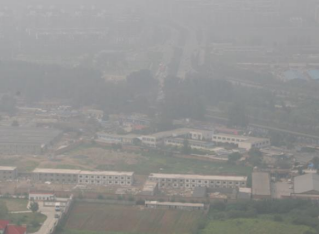
#> input picture res/sc_foggy_2.png, 319 x 234 px
$ python cv355_ace.py
#> lines starting #> are read from the running program, lines starting #| are printed output that depends on the picture
"""
自动色彩均衡化
Retinex 算法是代表性的图像增强算法，它根据人的视网膜和大脑皮层模拟
对物体颜色的波长光线反射能力而形成，对复杂环境下的一维条码具有一定范围
内的动态压缩，对图像边缘有着一定自适应的增强。自动色彩均衡（Automatic
Color Enhancement，ACE）算法是在 Retinex 算法的理论上提出的，它
通过计算图像目标像素点和周围像素点的明暗程度及其关系来对最终的像素值
进行校正，实现图像的对比度调整，产生类似人体视网膜的色彩恒常性和亮度恒
常性的均衡，具有很好的图像增强效果

ACE 算法包括两个步骤，
一是对图像进行色彩和空域调整，完成图像的色差校正，得到空域重构图像；
二是对校正后的图像进行动态扩展。
"""

import cv2
import numpy as np
import math
import matplotlib.pyplot as plt

# 线性拉伸处理
# 去掉最大最小 0.5%的像素值 线性拉伸至[0,1]
def stretchImage(data, s=0.005, bins = 2000):
    ht = np.histogram(data, bins)
    d = np.cumsum(ht[0]) / float(data.size)
    lmin = 0
    lmax = bins - 1
    while lmin < bins:
        if d[lmin] >= s:
            break
        lmin += 1
    while lmax >= 0:
        if d[lmax] <= 1 - s:
            break
        lmax -= 1
    return np.clip((data-ht[1][lmin]) / (ht[1][lmax]- ht[1][lmin]), 0, 1)

#根据半径计算权重参数矩阵
g_para = {}
def getPara(radius = 5):
    global g_para
    m = g_para.get(radius, None)
    if m is not None:
        return m
    size = radius * 2 + 1
    m = np.zeros((size, size))
    for h in range(-radius, radius + 1):
        for w in range(-radius, radius + 1):
            if h == 0 and w == 0:
                continue
            m[radius + h, radius + w] = 1.0 / math.sqrt(h ** 2 + w ** 2)
    m /= m.sum()
    g_para[radius] = m
    return m

#常规的 ACE 实现
def zmIce(I, ratio=4, radius=300):
    para = getPara(radius)
    height, width = I.shape

    # Python3 报错如下 使用列表 append 修改
    zh = []
    zw = []
    n = 0
    while n < radius:
        zh.append(0)
        zw.append(0)
        n += 1
    for n in range(height):
        zh.append(n)
    for n in range(width):
        zw.append(n)
    n = 0
    while n < radius:
        zh.append(height - 1)
        zw.append(width - 1)
        n += 1
    # print(zh)
    # print(zw)
    Z = I[np.ix_(zh, zw)]
    res = np.zeros(I.shape)
    for h in range(radius * 2 + 1):
        for w in range(radius * 2 + 1):
            if para[h][w] == 0:
                continue
            res += (para[h][w] * np.clip((I - Z[h:h + height, w:w + width]) * ratio, -1, 1))
    return res

#单通道 ACE 快速增强实现
def zmIceFast(I, ratio, radius):
    # print(I)
    height, width = I.shape[:2]
    if min(height, width) <= 2:
        return np.zeros(I.shape) + 0.5
    Rs = cv2.resize(I, (int((width + 1) / 2), int((height + 1) / 2)))
    Rf = zmIceFast(Rs, ratio, radius)  # 递归调用
    Rf = cv2.resize(Rf, (width, height))
    Rs = cv2.resize(Rs, (width, height))
    return Rf + zmIce(I, ratio, radius) - zmIce(Rs, ratio, radius)

# rgb:三通道分别增强 ratio:对比度增强因子 radius:卷积模板半径
def zmIceColor(I, ratio=4, radius=3):
    res = np.zeros(I.shape)
    for k in range(3):
        res[:, :, k] = stretchImage(zmIceFast(I[:, :, k], ratio, radius))
    return res

# ace测试算法通过
def testAce():
    # img = cv2.imread('./res/sc_foggy_1.png')
    img = cv2.imread('res/sc_foggy_2.png')
#> img is the input picture: shape (234, 319, 3); mean B, G, R 145.2, 146.8, 147.1
    res = zmIceColor(img / 255.0) * 255
#> the loop in zmIceColor, `for k in range(3):` made 3 passes
#> pass 1, in zmIceFast, `Rs = cv2.resize(I, (int((width + 1) / 2), int((height + 1) / 2)))`:
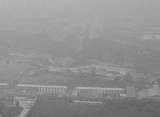
#> Rs: shape (117, 160) float64; min 0.363, max 0.722, mean 0.569
#> pass 1, in zmIce (call 5), `Z = I[np.ix_(zh, zw)]`:
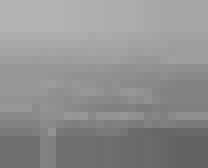
#> Z: shape (21, 26) float64 (shown 8 times larger); min 0.388, max 0.7, mean 0.563
#> after the loop in zmIceColor, `for k in range(3):`:
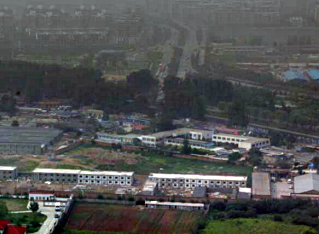
#> res: shape (234, 319, 3) float64; mean of channels 0, 1, 2 0.322, 0.324, 0.319; drawn as B, G, R
    # 保存文件
    # cv2.imwrite("./out/foggy-ace.jpg", res)

    # 显示时需要将类型转换(否则显示内容会出问题)
    resInt = res.astype(np.uint8)
    cv2.imshow("Input", img)
    cv2.imshow("Result", resInt)
    cv2.waitKey(0)
    cv2.destroyAllWindows()

# 矩阵数据赋值是从下标值开始(包含此值),下标结束(不包含此值)
# [95 lines left out: functions testNdarray, testHistogram, testCumsum, testClip, testAssignByMultiLines, not called in this run]

#主函数
if __name__ == '__main__':
    # [5 lines of commented-out code are left out]
    testAce()

$ run again, with res/sc_foggy_1.png copied over res/sc_foggy_2.png
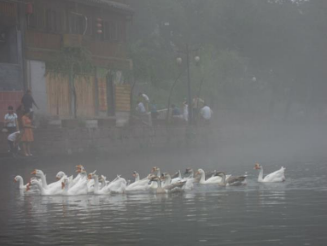
#> input picture res/sc_foggy_1.png, 327 x 246 px
#> in testAce, img is the input picture: shape (246, 327, 3); mean B, G, R 111.6, 111.9, 110.7
#> the loop in zmIceColor, `for k in range(3):` made 3 passes
#> pass 1, in zmIce (call 5), `Z = I[np.ix_(zh, zw)]`:
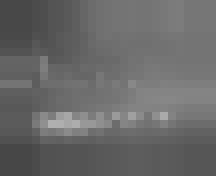
#> Z: shape (22, 27) float64 (shown 8 times larger); min 0.279, max 0.691, mean 0.413
#> after the loop in zmIceColor, `for k in range(3):`:
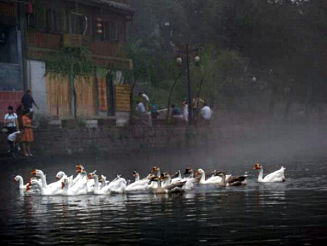
#> res: shape (246, 327, 3) float64; mean of channels 0, 1, 2 0.24, 0.236, 0.238; drawn as B, G, R
